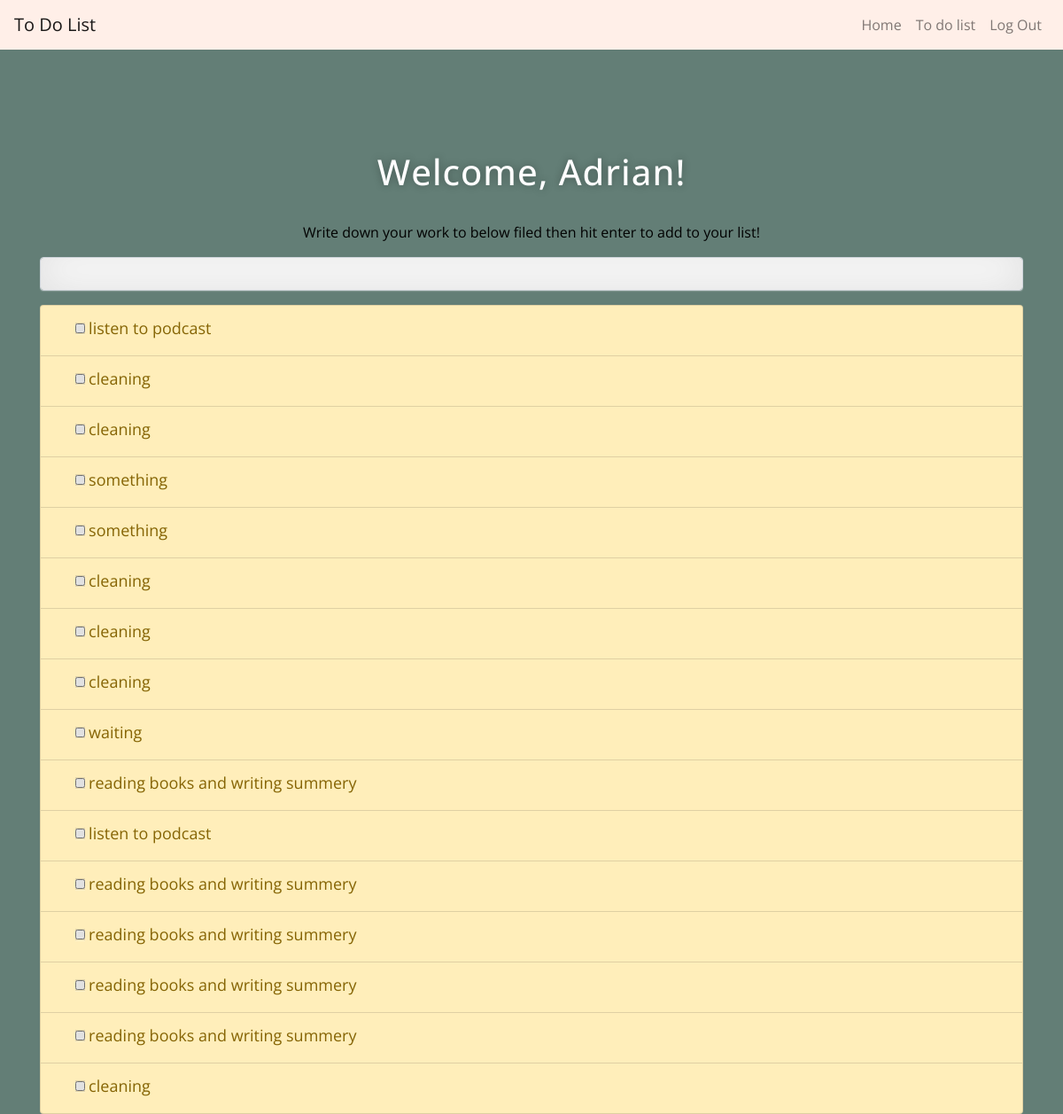
/todo_list (signed in), run on the app's committed database.
### main.py (models this page shows)
class User(UserMixin, db.Model):
    id = db.Column(db.Integer, primary_key=True)
    name = db.Column(db.String(1000), nullable=False)
    email = db.Column(db.String(100), unique=True, nullable=False)
    password = db.Column(db.String(100), nullable=False)
    lists = relationship("Lists", back_populates="user")

class Lists(db.Model):
    id = db.Column(db.Integer, primary_key=True)
    item = db.Column(db.Text(250), nullable=False)
    status = db.Column(db.String(250), nullable=False)
    user_id = db.Column(db.Integer, db.ForeignKey("user.id"))
    user = relationship("User", back_populates="lists")

### main.py (the view, shortened to what this page needs)
@app.route('/todo_list', methods=["POST", "GET"])
@login_required
def todo():
    form = TodoForm()
    user_lists = db.session.query(Lists).filter_by(user_id=current_user.id).all()
    items = [user_list.item for user_list in user_lists]
    print(items)
    return render_template("todo_list.html", name=current_user.name, logged_in=True, form=form,
                           items=items)

### main.py
class TodoForm(FlaskForm):
    Todo = StringField(validators=[DataRequired()])

### main.py (called while the page is built)
@login_manager.user_loader
def load_user(user_id):
    return User.query.get(int(user_id))

### templates/todo_list.html
{% extends "base.html" %}
{% import 'bootstrap/wtf.html' as wtf %}
{% block content %}
<div class="container">
  <h1 class="title">Welcome, {{name}}!</h1>
  <br>
  <p style="color: black; font-size:25;">Write down your work to below filed then hit enter to add to your list!</p>
  <p>{{ wtf.quick_form(form, novalidate=True) }}</p>
  {% if items != [] %}
        <ul class="list-group">
          {% for item in items %}
            <li class="list-group-item list-group-item-warning">
              <input class="item" type="checkbox" id="item" name="" value=""  data-width="5%">
              <label for="item" data-width="5%" > {{item}} </label>
            </li>
          {% endfor %}
        </ul>
  {% endif  %}
</div>
{% endblock %}

### templates/base.html (shortened to what this page needs)
<!DOCTYPE html>
<html>
<head>
    <link rel="stylesheet" href="https://stackpath.bootstrapcdn.com/bootstrap/4.5.2/css/bootstrap.min.css">
    <link rel="stylesheet" href="{{ url_for('static', filename='css/styles.css')}}">
</head>
<body>
<nav class="navbar navbar-expand-lg navbar-light fixed-top">
  <a class="navbar-brand" href="/">To Do List</a>
  <div class="collapse navbar-collapse">
    <ul class="navbar-nav ml-auto">
      <li class="nav-item">
        <a class="nav-link" href="{{ url_for('home') }}">Home</a>
          {% if logged_in: %}
      </li>
        <li class="nav-item">
        <a class="nav-link" href="{{ url_for('todo') }}">To do list</a>
      </li>
        {% endif %}
<li class="nav-item">
        <a class="nav-link" href="{{ url_for('logout') }}">Log Out</a>
      </li>
    </ul>
  </div>
</nav>
       {% block content %}
       {% endblock %}
</body>
</html>

### static/css/styles.css (style rules this page uses)
* { -webkit-box-sizing:border-box; -moz-box-sizing:border-box; -ms-box-sizing:border-box; -o-box-sizing:border-box; box-sizing:border-box; }
html { width: 100%; height:100%; overflow:scroll; }
body { width: 100%; height:100%; font-family: 'Open Sans', sans-serif; background: #637E76; padding: 10px; }
a { text-decoration: none; text-align: center; }
p { color: #ee6f57; text-align: center; }
.container { margin-top: 10rem; text-align: center; }
.container h1 { color: #fff; text-shadow: 0 0 10px rgba(0,0,0,0.3); letter-spacing:1px; text-align:center; }
input { width: 100%; margin-bottom: 10px; background: rgba(0,0,0,0.3); border: none; outline: none; padding: 10px; font-size: 13px; color: #fff; text-shadow: 1px 1px 1px rgba(0,0,0,0.3); border: 1px solid rgba(0,0,0,0.3); border-radius: 4px; box-shadow: inset 0 -5px 45px rgba(100,100,100,0.2), 0 1px 1px rgba(255,255,255,0.2); -webkit-transition: box-shadow .5s ease; -moz-transition: box-shadow .5s ease; -o-transition: box-shadow .5s ease; -ms-transition: box-shadow .5s ease; transition: box-shadow .5s ease; }
nav { background: #FFEFE8; }
.list-group input { margin-bottom: 5px; width: 1%; text-align: left; }
.list-group label { width: 95%; margin-bottom: 5px; font-size: 18px; text-align: left; }

### data on the page
User: name "Adrian"
Lists: item "listen to podcast"
Lists: item "cleaning"
Lists: item "cleaning"
Lists: item "something"
Lists: item "something"
Lists: item "cleaning"
Lists: item "cleaning"
Lists: item "cleaning"
Lists: item "waiting"
Lists: item "reading books and writing summery"
Lists: item "listen to podcast"
Lists: item "reading books and writing summery"
Lists: item "reading books and writing summery"
Lists: item "reading books and writing summery"
Lists: item "reading books and writing summery"
Lists: item "cleaning"
